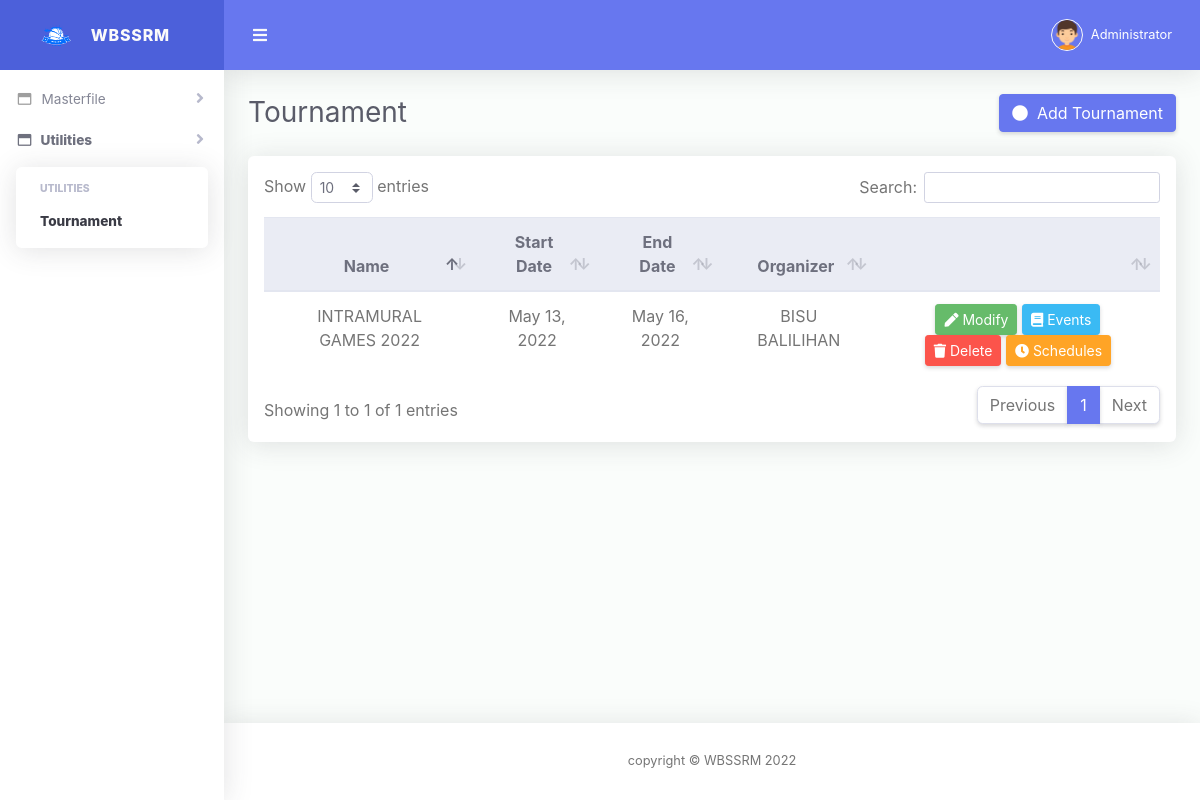
The app's page /tournament.php (signed in), older data.
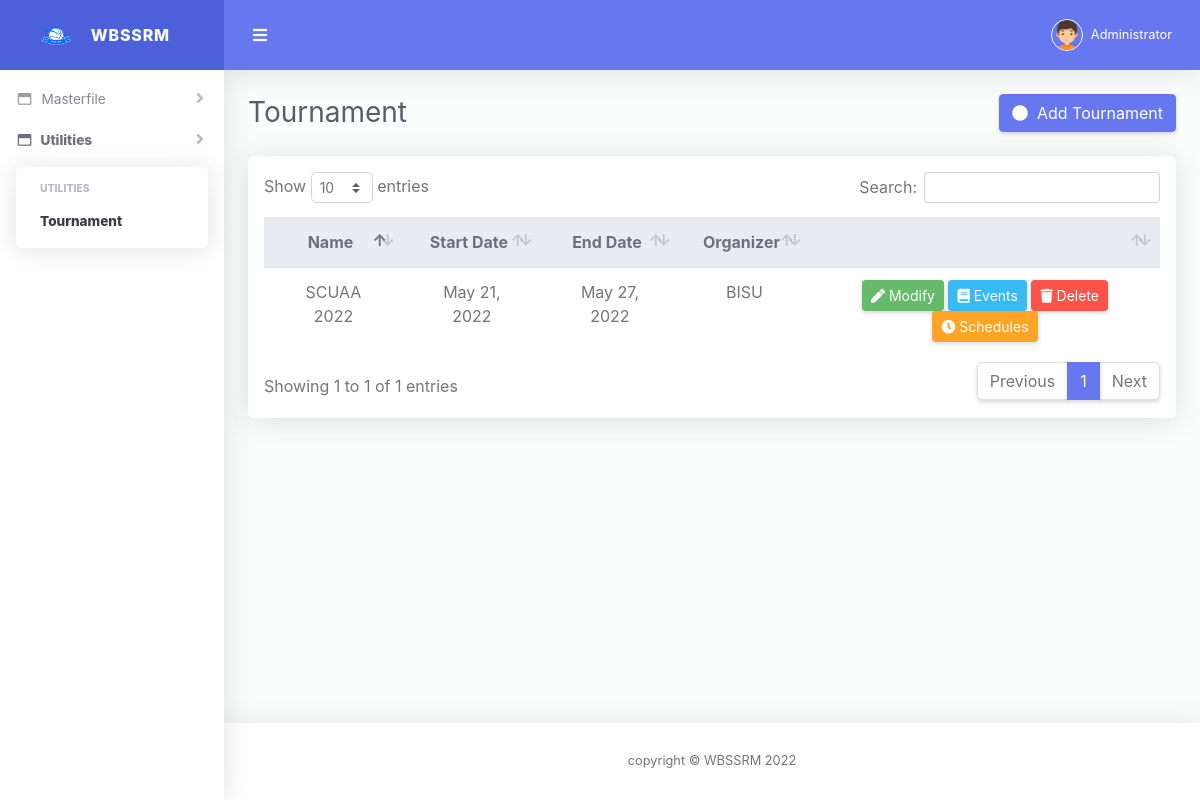
The same page, newer data.
### tables this page shows
CREATE TABLE `tournament` (
  `tournament_id` int(11) NOT NULL,
  `tournament_name` varchar(50) NOT NULL,
  `start_date` varchar(20) NOT NULL,
  `end_date` varchar(20) NOT NULL,
  `description` text NOT NULL,
  `organizer` varchar(50) NOT NULL,
  `date_added` varchar(20) NOT NULL
);

### tournament.php (the view, shortened to what this page needs)
<?php
  $menu="utilities";
  $submenu="tournament";
  include('header.php');
?>
<div class="d-sm-flex align-items-center justify-content-between mb-4">
    <h1 class="h3 mb-0 text-gray-800">Tournament</h1>
        <button class="btn btn-primary" data-toggle="modal" data-target="#addTournamentModal" data-backdrop="static" onclick=addtournament()><i class="fa fa-circle"></i>&nbsp;&nbsp;Add Tournament</button>
</div>
<div class="row">
    <div class="col-lg-12">
        <div class="card mb-4">
        <div class="table-responsive p-3">
            <table class="table align-items-center table-flush table-hover" id="dataTable">
            <thead class="thead-light">
                <tr style="text-align:center">
                <th>Name</th>
                <th>Start Date</th>
                <th>End Date</th>
                <th>Organizer</th>
                <th></th>
                </tr>
            </thead>
            <tbody>
                <?php
                    $query = mysql_query("SELECT * FROM tournament") or die(mysql_error());
                    while($row = mysql_fetch_array($query))
                    {
                    ?>  <tr style="text-align:center">
                            <td><?php echo $row['tournament_name']; ?></td>
                            <td><?php echo date_format(date_create($row['start_date']), "F d, Y"); ?></td>
                            <td><?php echo date_format(date_create($row['end_date']), "F d, Y"); ?></td>
                            <td><?php echo $row['organizer']; ?></td>
                            <td>
                                <button class="btn btn-success btn-sm" data-toggle="modal" data-target="#editTournamentModal" onclick=edittournament(<?php echo $row['tournament_id']; ?>)><i class="fa fa-pen"></i>  Modify</button>
                                <a href="tournament_sports?tour_id=<?php echo $row['tournament_id']; ?>"><button class="btn btn-info btn-sm"><i class="fa fa-book"></i>  Events</button></a>
                                <button class="btn btn-danger btn-sm" onclick=deletetournament(<?php echo $row['tournament_id']; ?>)><i class="fa fa-trash"></i>  Delete</button>
                                <button class="btn btn-warning btn-sm" data-toggle="modal" data-target="#schedulesModal" onclick=schedule(<?php echo $row['tournament_id']; ?>)><i class="fa fa-clock"></i> Schedules</button>
                            </td>
                        </tr>
                    <?php
                    }
                ?>
            </tbody>
            </table>
        </div>
        </div>
    </div>
</div>
<?php
  include('footer.php');
?>

### header.php (shortened to what this page needs)
<!DOCTYPE html>
<html lang="en">
<head>
  <link href="vendor/fontawesome-free/css/all.min.css" rel="stylesheet" type="text/css">
  <link href="vendor/bootstrap/css/bootstrap.min.css" rel="stylesheet" type="text/css">
  <link rel="stylesheet" href="vendor/sweetalert2-theme-bootstrap-4/bootstrap-4.min.css">
  <link href="css/ruang-admin.min.css" rel="stylesheet">
  <link href="vendor/datatables/dataTables.bootstrap4.min.css" rel="stylesheet">
  <link href="vendor/select2/dist/css/select2.min.css" rel="stylesheet" type="text/css">
  <link href="vendor/bootstrap-datepicker/css/bootstrap-datepicker.min.css" rel="stylesheet" >
</head>
<body id="page-top">
  <div id="wrapper">
    <ul class="navbar-nav sidebar sidebar-light accordion" id="accordionSidebar">
      <a class="sidebar-brand d-flex align-items-center justify-content-center" href="dashboard">
        <div class="sidebar-brand-icon">
          <img src="img/logo/urlogo.png">
        </div>
        <div class="sidebar-brand-text mx-3">WBSSRM</div>
      </a>
      <li class="nav-item <?php if(@$menu=='masterfile'){echo 'active';} ?>">
        <a class="nav-link collapsed" href="#" data-toggle="collapse" data-target="#collapseMasterfile"
          aria-expanded="true" aria-controls="collapseMasterfile">
          <i class="far fa-fw fa-window-maximize"></i>
          <span>Masterfile</span>
        </a>
      </li>
      <li class="nav-item <?php if(@$menu=='utilities'){echo 'active';} ?>">
        <a class="nav-link collapsed" href="#" data-toggle="collapse" data-target="#collapseUtilities"
          aria-expanded="true" aria-controls="collapseUtilities">
          <i class="far fa-fw fa-window-maximize"></i>
          <span>Utilities</span>
        </a>
        <div id="collapseUtilities" class="collapse <?php if(@$menu=='utilities'){echo 'show';} ?>" aria-labelledby="headingBootstrap" data-parent="#accordionSidebar">
          <div class="bg-white py-2 collapse-inner rounded">
            <h6 class="collapse-header">Utilities</h6>
            <a class="collapse-item <?php if(@$submenu=='tournament'){echo 'active';} ?>" href="tournament">Tournament</a>
          </div>
        </div>
      </li>
    </ul>
    <div id="content-wrapper" class="d-flex flex-column">
      <div id="content">
        <nav class="navbar navbar-expand navbar-light bg-navbar topbar mb-4 static-top">
          <button id="sidebarToggleTop" class="btn btn-link rounded-circle mr-3">
            <i class="fa fa-bars"></i>
          </button>
          <ul class="navbar-nav ml-auto">
            <li class="nav-item dropdown no-arrow">
              <a class="nav-link dropdown-toggle" href="#" id="userDropdown" role="button" data-toggle="dropdown"
                aria-haspopup="true" aria-expanded="false">
                <img class="img-profile rounded-circle" src="img/boy.png" style="max-width: 60px">
                <span class="ml-2 d-none d-lg-inline text-white small"><?php echo $_SESSION['FULL_NAME']; ?></span>
              </a>
            </li>
          </ul>
        </nav>
        <div class="container-fluid" id="container-wrapper">

### footer.php (shortened to what this page needs)
</div>
      </div>
      <footer class="sticky-footer bg-white">
        <div class="container my-auto">
          <div class="copyright text-center my-auto">
            <span>copyright &copy; WBSSRM  <script> document.write(new Date().getFullYear()); </script>
            </span>
          </div>
        </div>
      </footer>
    </div>
  </div>
</body>
</html>

Row changes from the older to the newer data that the page shows:
removed tournament: tournament_name "INTRAMURAL GAMES 2022", start_date "May 13, 2022", end_date "May 16, 2022", organizer "BISU BALILIHAN"
added tournament: tournament_name "SCUAA 2022", start_date "May 21, 2022", end_date "May 27, 2022", organizer "BISU"
